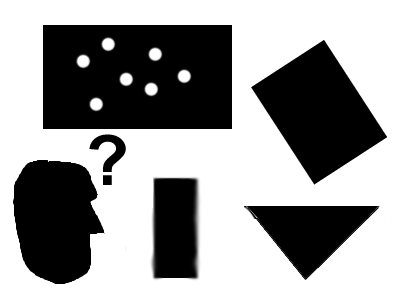
#> input picture Data/pic1.png, 400 x 300 px
$ python RotateImage.py
#> lines starting #> are read from the running program, lines starting #| are printed output that depends on the picture
# https://www.pyimagesearch.com/2017/01/02/rotate-images-correctly-with-opencv-and-python/
import numpy as np
import imutils
import cv2

# load the image from disk
image = cv2.imread('../../Data/pic1.png')
#> image is the input picture: shape (300, 400, 3); mean B, G, R 154.1, 154.1, 154.1

# loop over the rotation angles
#for angle in np.arange(0, 360, 15):
#	rotated = imutils.rotate(image, angle)
#	cv2.imshow("Rotated (Problematic)", rotated)
#	cv2.waitKey(1000)

# loop over the rotation angles again, this time ensuring
# no part of the image is cut off
for i in range(100):
    for angle in np.arange(0, 360, 15):
        rotated = imutils.rotate_bound(image, angle)
        cv2.imshow("Rotated (Correct)", rotated)
        cv2.waitKey(1000)
#> this loop made 100 passes
#> pass 1, `cv2.imshow("Rotated (Correct)", rotated)`:
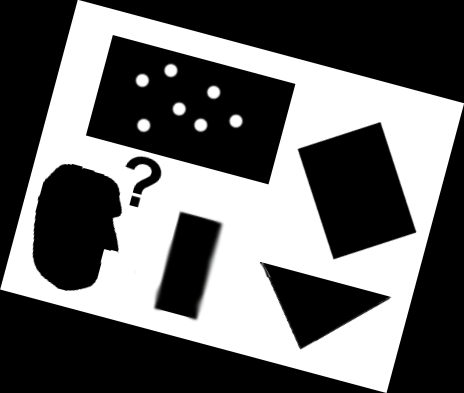
#> window 'Rotated (Correct)': shape (393, 464, 3); mean B, G, R 101.4, 101.4, 101.4
#> pass 1, `cv2.imshow("Rotated (Correct)", rotated)`:
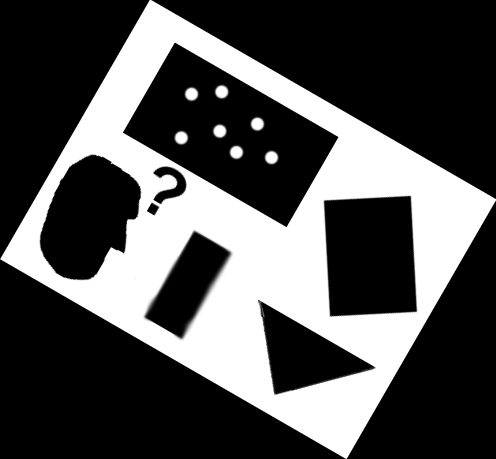
#> window 'Rotated (Correct)': shape (459, 496, 3); mean B, G, R 81.2, 81.2, 81.2
#> pass 1, `cv2.imshow("Rotated (Correct)", rotated)`:
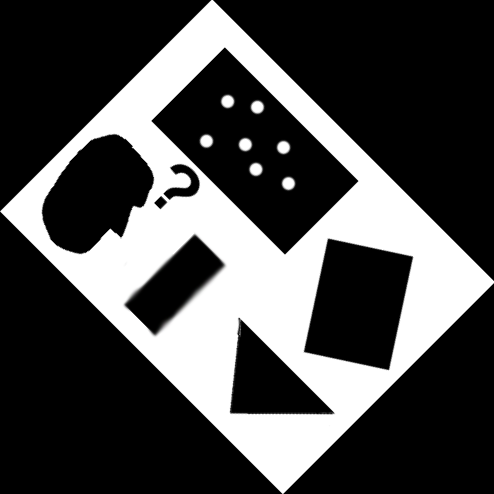
#> window 'Rotated (Correct)': shape (494, 494, 3); mean B, G, R 75.8, 75.8, 75.8
#> pass 1, `cv2.imshow("Rotated (Correct)", rotated)`:
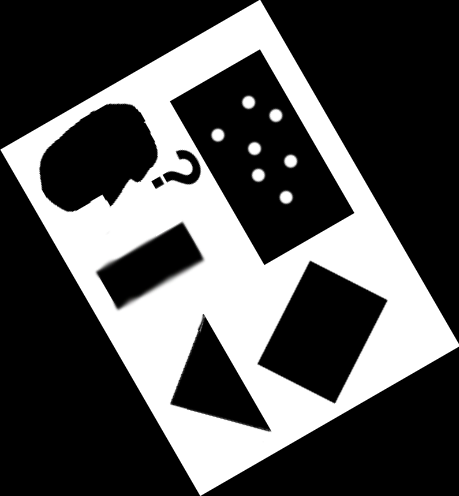
#> window 'Rotated (Correct)': shape (496, 459, 3); mean B, G, R 81.2, 81.2, 81.2

$ run again, with Data/pic2.png copied over Data/pic1.png
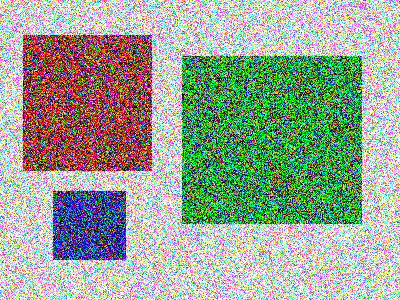
#> input picture Data/pic2.png, 400 x 300 px
#> image is the input picture: shape (300, 400, 3); mean B, G, R 150, 164.4, 153.8
#> the loop `for i in range(100):` made 100 passes
#> pass 1, `cv2.imshow("Rotated (Correct)", rotated)`:
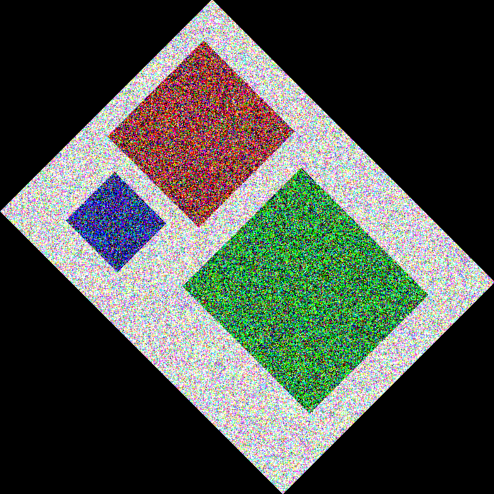
#> window 'Rotated (Correct)': shape (494, 494, 3); mean B, G, R 73.7, 80.8, 75.6
#> pass 1, `cv2.imshow("Rotated (Correct)", rotated)`:
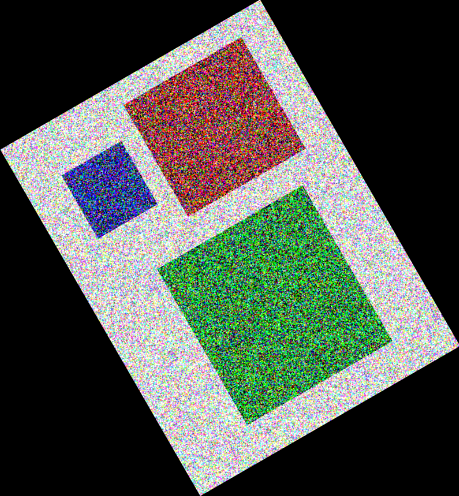
#> window 'Rotated (Correct)': shape (496, 459, 3); mean B, G, R 79, 86.7, 81.1

$ run again, with Data/pic3.png copied over Data/pic1.png
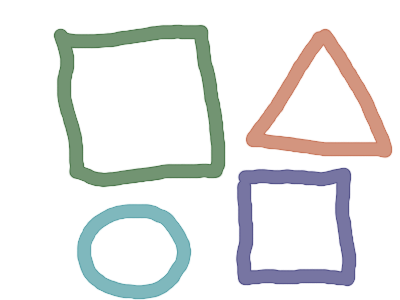
#> input picture Data/pic3.png, 400 x 300 px
#> image is the input picture: shape (300, 400, 3); mean B, G, R 232.6, 233.5, 232.3
#> the loop `for i in range(100):` made 100 passes
#> pass 1, `cv2.imshow("Rotated (Correct)", rotated)`:
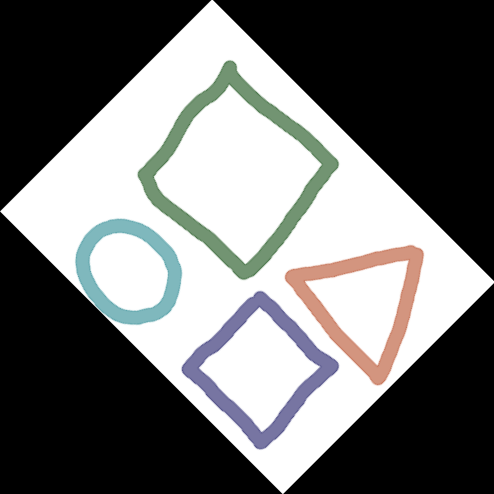
#> window 'Rotated (Correct)': shape (494, 494, 3); mean B, G, R 114.4, 114.8, 114.2
#> pass 1, `cv2.imshow("Rotated (Correct)", rotated)`:
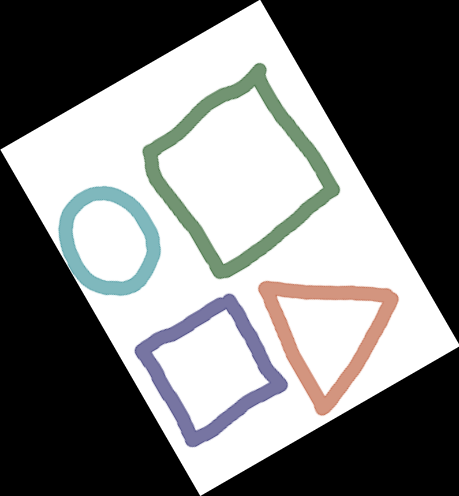
#> window 'Rotated (Correct)': shape (496, 459, 3); mean B, G, R 122.6, 123.1, 122.4
